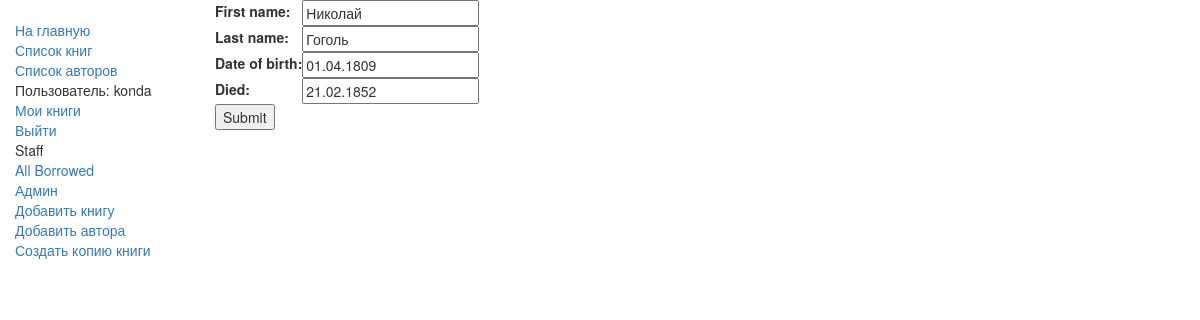
The page /catalog/author/1/update/ (signed in) on the database its author committed.
### catalog/models.py (models this page shows, shortened)
class Author(models.Model):
    first_name = models.CharField(max_length=100)
    last_name = models.CharField(max_length=100)
    date_of_birth = models.DateField(null=True, blank=True)
    date_of_death = models.DateField('Died', null=True, blank=True)

### catalog/views.py (the view)
# urls.py: path('author/<pk>/update/', views.AuthorUpdate.as_view(), name='author-update'),
class AuthorUpdate(UpdateView):
    model = Author
    fields = ['first_name', 'last_name', 'date_of_birth', 'date_of_death']

### catalog/templates/catalog/author_form.html (shortened to what this page needs)
{% extends "catalog/base.html" %}
{% block content %}
<form action="" method="post">
    <table>
    {{ form.as_table }}
    </table>
    <input type="submit" value="Submit" />
</form>
{% endblock %}

### catalog/templates/catalog/base.html (shortened to what this page needs)
<!DOCTYPE html>
<html lang="en">
<head>
    <link rel="stylesheet" href="https://maxcdn.bootstrapcdn.com/bootstrap/3.3.7/css/bootstrap.min.css">
    {% load static %}
    <link rel="stylesheet" href="{% static 'catalog/css/style.css' %}">
</head>
<body>
<div class="container-fluid">
    <div class="row">
        <div class="col-sm-2">
            {% block sidebar %}
            <ul class="sidebar-nav">
                <li><a href="{% url 'index' %}">На главную</a></li>
                <li><a href=" {% url 'books' %} ">Список книг</a></li>
                <li><a href=" {% url 'authors' %} ">Список авторов</a></li>
                {% if user.is_authenticated %}
                <li class="pidor">Пользователь: {{ user.get_username }}</li>
                <li><a href="{% url 'my-borrowed' %}">Мои книги</a></li>
                <li><a href="{% url 'logout'%}?next={{request.path}}">Выйти</a></li>
                {% else %}
                <li><a href="{% url 'login'%}?next={{request.path}}">Войти</a></li>
                {% endif %}
                {% if user.is_superuser %}
                <li>Staff</li>
                <li><a href="{% url 'all-borrowed' %}">All Borrowed</a></li>
                <li class="pidor"><a href="/admin">Админ</a></li>
                <li><a href="{% url 'book-create' %}">Добавить книгу</a></li>
                <li><a href="{% url 'author-create' %}">Добавить автора</a></li>
                <li><a href="{% url 'bookInstance-create' %}">Создать копию книги</a></li>
                {% endif %}
            </ul>
            {% endblock %}
        </div>
        <div class="col-sm-10 ">
            {% block content %}{% endblock %}
        </div>
    </div>
</div>
</body>
</html>

### catalog/static/catalog/css/style.css (style rules this page uses)
.sidebar-nav { margin-top: 20px; padding: 0; list-style: none; }

### rows shown on the page
Author: first_name "Николай", last_name "Гоголь", date_of_birth "01.04.1809", date_of_death "21.02.1852"

### other values the page prints
{{ user.get_username }} "konda"
